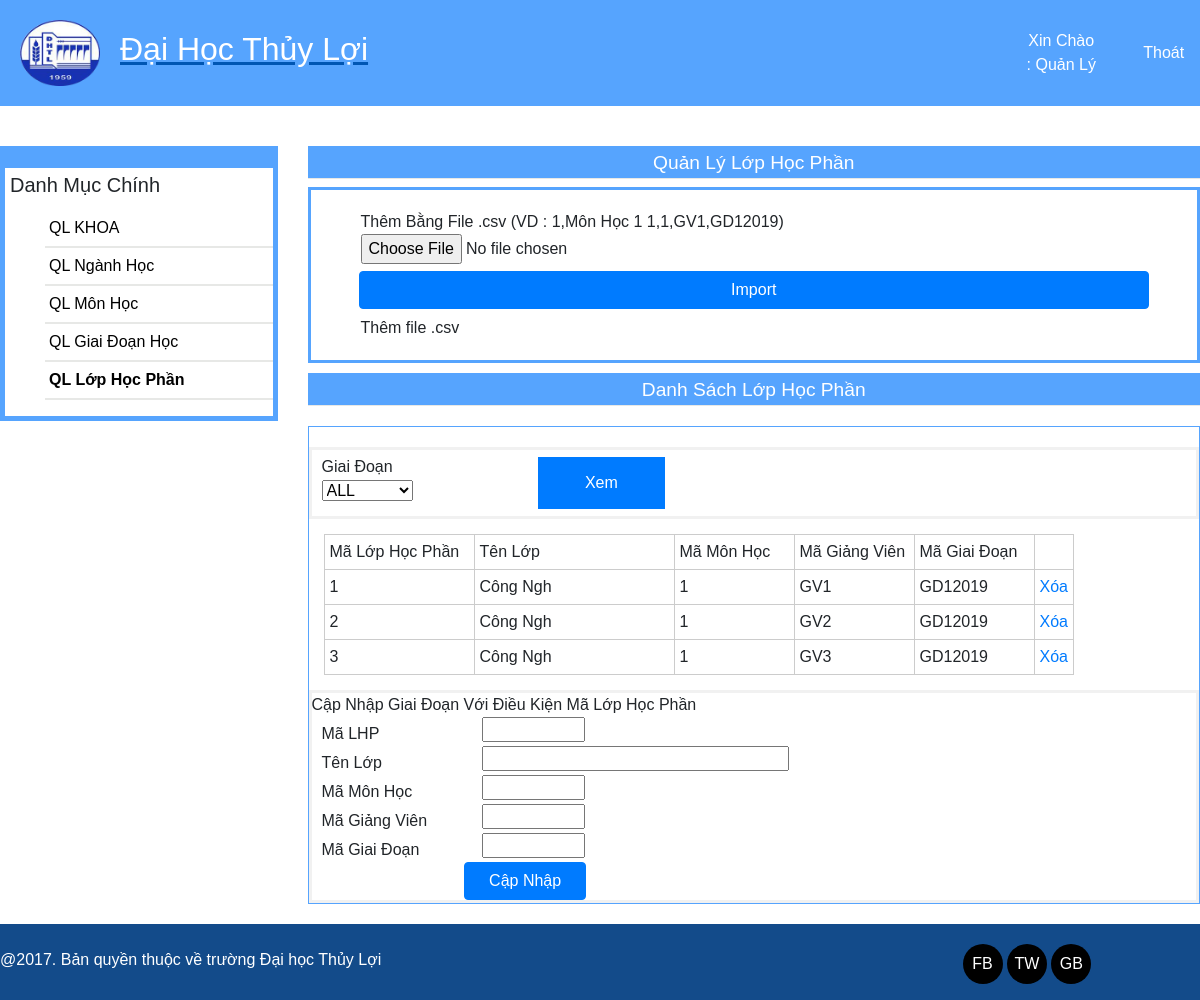
Page /php/quantriweb/qllophocphan.php (signed in) on the earlier database version.
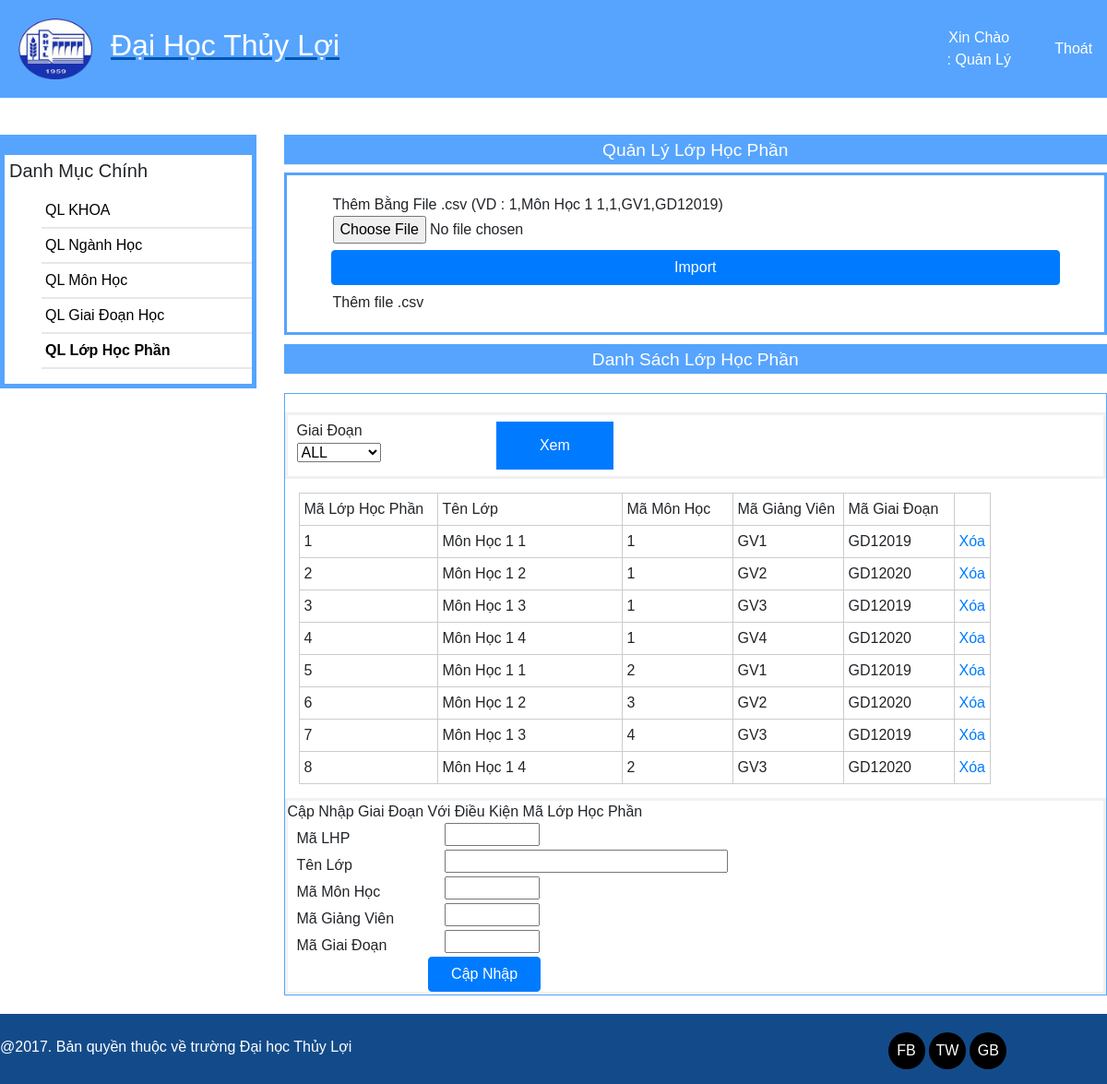
Same page on the later database version.
### tables this page shows
CREATE TABLE `lophp` (
  `MaLHP` varchar(8) NOT NULL,
  `TenLHP` varchar(30) NOT NULL,
  `MaMH` varchar(8) NOT NULL,
  `MaGV` varchar(8) NOT NULL,
  `MaGD` varchar(8) NOT NULL
);

### php/quantriweb/xuly/import_lophp.php (called while the page is built, shortened)
<?php
include("../includes/conn.php");
$out1 = "";
$out2 = "";
$out3 = "";
if (isset($_POST["import"])) {
    $fileName = $_FILES["file"]["tmp_name"];
    if ($_FILES["file"]["size"] > 0) {
        $file = fopen($fileName, "r");
        while (($column = fgetcsv($file, 10000, ",")) !== FALSE) {
            $sqlInsert = "INSERT INTO `lophp`(`MaLHP`, `TenLHP`, `MaMH`, `MaGV`, `MaGD`) values ('".$column[0]."','$column[1]','$column[2]','$column[3]','$column[4]')";
            $result = mysqli_query($dbcon, $sqlInsert);
            if($result)
            {
                $out1 .= " Đã Thêm Lớp : ".$column[1]."<br>";
            }
            else {
                $out2 .= " Lỗi Thêm Lớp : ".$column[1]."<br>";
            }
        }
    }
}
else {
    $out3 .= "Thêm file .csv";
}
?>

### php/quantriweb/qllophocphan.php (the view, shortened to what this page needs)
<?php
include("../includes/head.php");
include("./xuly/import_lophp.php");
include("../includes/conn.php");
function magiaidoan($dbcon){
    include("../includes/conn.php");
    $output = '<option value="">ALL</option>';
    $sql = "SELECT * FROM `giaidoan` WHERE 1";
    $kq = mysqli_query($dbcon, $sql);
    while($row = mysqli_fetch_assoc($kq))
    {
        $output .= '<option value="'.$row['MaGD'].'">'.$row['MaGD'].'</option>';
    }
    return $output;
}
function show_lhp($dbcon){
    $output = '<tr class="row-first">
    <td width="150">Mã Lớp Học Phần</td>
    <td width="200">Tên Lớp</td>
    <td width="120">Mã Môn Học</td>
    <td width="120">Mã Giảng Viên</td>
    <td width="120">Mã Giai Đoạn</td>
    <td></td>
    </tr>';
    $sql = "SELECT * FROM `lophp`";
    $kq = mysqli_query($dbcon, $sql);
    while($row =mysqli_fetch_array($kq))
    {
        $output .= '<tr>
        <td>'.$row[0].'</td>
        <td>'.$row[1].'</td>
        <td>'.$row[2].'</td>
        <td>'.$row[3].'</td>
        <td>'.$row[4].'</td>
        <td><a href="./xuly/delete-lophp.php?MaLHP='.$row[0].'">Xóa</a></td>
    </tr>';
    }
    echo $output;
}
?>
    <main>
        <div class="row" style="margin-top: 30px;">
            <div class="main-l col-md-3">
                <div class="dm">
                  <h5 style="padding: 5px;">Danh Mục Chính</h5>
                  <ul class="menu">
                    <li><a href="qlkhoa.php"><span>QL KHOA</span></a></li>
                    <li><a href="quantri.php"><span>QL Ngành Học</span></a></li>
                    <li><a href="qlmonhoc.php" ><span>QL Môn Học</span></a></li>
                    <li><a href="qlgiaidoan.php" ><span>QL Giai Đoạn Học</span></a></li>
                    <li><a href="qllophocphan.php" class="active"><span>QL Lớp Học Phần</span></a></li>
                  </ul>
                </div>
            </div>
            <div class="main-r col-md-9">
                <div class="daumuc">
                <h3 style="text-align: center;">Quản Lý Lớp Học Phần</h3>
                </div>
                <form class="frm" action = "" method = "POST" id="" enctype="multipart/form-data">
                <div class="row row-qlmh">
                    <div class="col-md-12">Thêm Bằng File .csv (VD : 1,Môn Học 1 1,1,GV1,GD12019)</div>
                    <div class="col-md-2"><input type="file" name="file" id="file" accept=".csv"></div>
                    <div class="btn col-md-12"><button name ="import" class = "btn btn-primary">Import</button></div>
                </div>
                <div>
                    <?php
                    echo $out3;
                    ?>
                </div>
                </form>
                    <div class="daumuc">
                        <h3 style="text-align: center;">Danh Sách Lớp Học Phần</h3>
                    </div>
                    <div class="bangdulieu">
                        <form id="frm_show_lophp" method="post">
                        <div class="row">
                        <div class="col-md-3">
                        <div class="label">Giai Đoạn</div>
                        <div class="value">
                            <select name="magd" id="f_magd">
                                <?php
                                echo magiaidoan($dbcon);
                                ?>
                            </select>
                        </div>
                        </div>
                        <div class="btn col-md-2"><button type="button" id ="bt_show_lophp"class="btn-primary">Xem</button></div>
                        </div>
                        </form>
                        <table class="table-data" bgcolor="#FFFFFF" id ="tb_show_lophp">
                            <?php
                            echo show_lhp($dbcon);
                            ?>
                        </table>
                        <form id="frm_update_lhp" method="post">
                    <div class="row row-qlmh">
                        <div class="col-md-12">Cập Nhập Giai Đoạn Với Điều Kiện Mã Lớp Học Phần</div>
                        <div class="col-md-12">
                            <div class="label">Mã LHP</div>
                            <div class="value"><input type="text" name="malhp" size="8" maxlength="8" required></div>
                        </div>
                        <div class="col-md-12">
                            <div class="label">Tên Lớp</div>
                            <div class="value"><input type="text" name="tenlhp" size="30" maxlength="30" required></div>
                        </div>
                        <div class="col-md-12">
                            <div class="label">Mã Môn Học</div>
                            <div class="value"><input type="text" name="mamh" size="8" maxlength="8" required></div>
                        </div>
                        <div class="col-md-12">
                            <div class="label">Mã Giảng Viên</div>
                            <div class="value"><input type="text" name="magv" size="8" maxlength="8" required></div>
                        </div>
                        <div class="col-md-12">
                            <div class="label">Mã Giai Đoạn</div>
                            <div class="value"><input type="text" name="magd" size="8" maxlength="8" required></div>
                        </div>
                        <div class="col-md-2"></div>
                        <div class="col-md-2">
                            <div class="btn-n">
                                <button type="button" id ="bt_up_lhp"class="btn btn-primary">Cập Nhập</button>
                            </div>
                        </div>
                    </div>
                </form>
                    </div>
            </div>
        </div>
    </main>
    <?php
    include("../includes/footer.php");
?>

### php/includes/head.php (shortened to what this page needs)
<!DOCTYPE html>
<html lang="en">
<head>
    <link rel="stylesheet" type ="text/css" href="../../css/bootstrap.min.css">
    <link rel="stylesheet" type ="text/css" href="../../css/style.css">
    <link rel="stylesheet" type ="text/css" href="../../login_logout_sub/style-php.css">
    <link rel="stylesheet" type ="text/css" href="./style-ql.css">
    <link rel="stylesheet" type ="text/css" href="../quantriweb/style-ql.css">
</head>
<body>
    <div class="header row">
        <div class="cm col-md-10">
            <div class="logo"><a href="../../index.php"><img src="../../img/logo.png" alt="" style="width : 80px;"></a></div>
            <a href="../../index.php"><H2>Đại Học Thủy Lợi</H2></a>
        </div>
        <div class="dndx col-md-1">
        <?php
            echo 'Xin Chào : '.$_SESSION['username'].' ';
        ?>
        </div>
        <div class="dndx col-md-1"><a href="../../login_logout_sub/xoa-ss.php">Thoát</a></div>
    </div>

### php/includes/footer.php
<div class="row copyandmxh">
        <div class="col-md-9 copy">
          <p>@2017. Bản quyền thuộc về trường Đại học Thủy Lợi</p>
        </div>
      <div class="mxh col-md-3">
        <ul>
            <li><a href="#" class="fb">FB</a></li>
            <li><a href="#" class="tw">TW</a></li>
            <li><a href="#" class="gp">GB</a></li>
        </ul>
      </div>
    </div>
</body>
</html>

### css/style.css (style rules this page uses)
.header { height: auto; background-color:rgb(233, 225, 206); }
.dm { margin-top: 10px; width: 100%; border: solid 5px #56a4fe; border-top: 22px solid #56a4fe; }
ul.menu li a { border-bottom: 2px solid #E7E8E6; color: #626A69; display: block; outline: none; padding: 6px 4px; }
ul.menu li a span { font-size: 16px; color: black; }
ul.menu li { list-style: none; }
ul li a.active { color: #2C79B3; font-weight: bold; }
.daumuc { padding-top: 10px; }
.daumuc a h3,.daumuc h3 { padding-top: 5px; display: block; height: 33px; background:#56a4fe; border-bottom: 1px solid #E7E8E6; color: #FFFFFF; font-size: 120%; }
.copyandmxh { display: flex; height: auto; background-color:#134b8a; }
.mxh ul li { list-style: none; display: inline; text-align: center; }
.mxh a { display: inline-block; width: 40px; height: 40px; background: #000; color: #fff; text-align: center; border-radius: 50%; line-height: 40px; }
.copy { display: inline-block; text-align: left; margin: auto; }
.copy p { font-size: 16px; color: #FFFFFF; padding-top: 12px; }
.mxh { padding-top: 20px !important; }
.label,.value { display: block; float: left; margin-left: 10px; }
.frm { display: block; border: #56a4fe 3px solid; padding: 20px 50px; }
.bangdulieu { display: block; width: auto; border: #56a4fe 1px solid; margin: 20px 0px; padding-top: 20px; }
.btn-n { clear: both; padding-top: 0px; margin-left: 0px; }
.table-data,.table-data td { border:1px solid #cccccc; border-collapse:collapse; padding:5px; margin: 15px; }

### login_logout_sub/style-php.css (style rules this page uses)
body { font-family: Arial, Helvetica, sans-serif; }
.logo { float: left; margin: 20px; }
.header { height: auto; background-color: #56a4fe; }
.header .cm h2 { padding-top: 30px; color: #fff; }
.header .dndx,.header .dndx a { text-align: center; margin: auto; color: #fff; }
form { border: 3px solid #f1f1f1; }
button { background-color: #4CAF50; color: white; padding: 14px 20px; margin: 0px; border: none; cursor: pointer; width: 100%; }
.value input { height: 25px; }

### php/quantriweb/style-ql.css (style rules this page uses)
.label { display: block; width: 150px; padding-top: 5px; }

Differences in the rows shown:
changed lophp id 1: TenLHP "Công Ngh" → "Môn Học 1 1"
changed lophp id 2: TenLHP "Công Ngh" → "Môn Học 1 2"; MaGD "GD12019" → "GD12020"
changed lophp id 3: TenLHP "Công Ngh" → "Môn Học 1 3"
added lophp: MaLHP "4", TenLHP "Môn Học 1 4", MaMH "1", MaGV "GV4", MaGD "GD12020"
added lophp: MaLHP "5", TenLHP "Môn Học 1 1", MaMH "2", MaGV "GV1", MaGD "GD12019"
added lophp: MaLHP "6", TenLHP "Môn Học 1 2", MaMH "3", MaGV "GV2", MaGD "GD12020"
added lophp: MaLHP "7", TenLHP "Môn Học 1 3", MaMH "4", MaGV "GV3", MaGD "GD12019"
added lophp: MaLHP "8", TenLHP "Môn Học 1 4", MaMH "2", MaGV "GV3", MaGD "GD12020"
